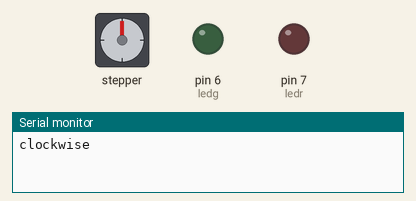
A sketch run on a simulated Arduino Uno, built with avr-gcc and run on an emulated ATmega328P. Shown: stepper motor, output pins drawn as LEDs (lit = HIGH), the last lines printed to the serial monitor. Stepper angles assume 2048 steps per turn.

Above: at 0.05 s.
At 1.15 s:
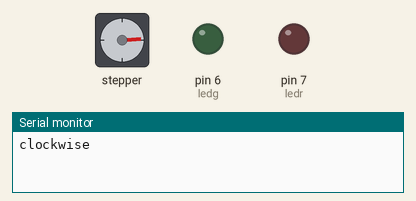
At 2.3 s:
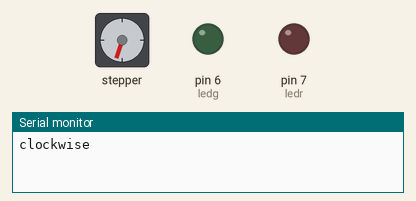
At 4.55 s:
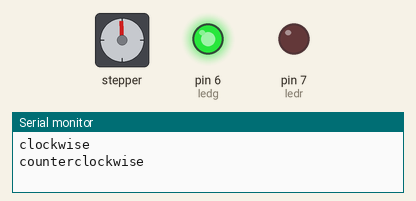
At 6.8 s:
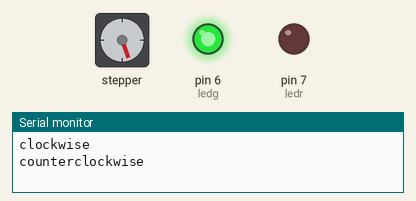
At 9.05 s:
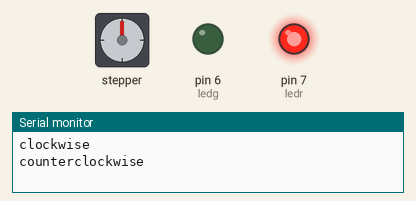
Timing chart, 0 to 11.8 s (numbered marks = the images above):
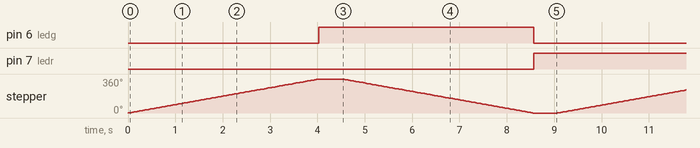

The sketch:

arduino_step_motor.ino
```cpp
#include <Stepper.h>
 int k=0;
 int n=0;
const int stepsPerRevolution = 2048;  // hehe
 int ledr=7;
 int ledg=6;
Stepper myStepper(stepsPerRevolution, 8, 10, 9, 11);

void setup() {
 pinMode(ledr, OUTPUT);
 pinMode(ledg, OUTPUT);
  myStepper.setSpeed(15);
  Serial.begin(9600);
}

void loop() {
 {
  Serial.println("clockwise");
  myStepper.step(stepsPerRevolution);
  digitalWrite(ledg, 1);
  digitalWrite(ledr, 0);
  delay(500);
 }

 { Serial.println("counterclockwise");
  myStepper.step(-stepsPerRevolution);
  digitalWrite(ledg, 0);
  digitalWrite(ledr, 1);
  delay(500);
 }


}
```

Measured:
- by itself, pin 6 (ledg), pin 7 (ledr): alternates HIGH for 4.5 s and LOW for 4.5 s
- by itself, stepper: turns 360° clockwise in 4.0 s, then 360° counter-clockwise in 4.0 s, repeating every 9.1 s
